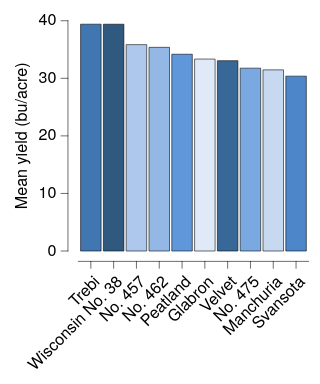

Express this chart as Vega-Lite.
### Vega-Lite specification from a JSON file in a GitHub repository (floating-point values rounded to 4 significant figures)
{"background": null, "config": {"arc": {"fill": "#DBDBDB", "fillOpacity": 1.0, "innerRadius": 25.0, "padAngle": 0.03, "stroke": "black", "strokeOpacity": 1, "strokeWidth": 0.25}, "area": {"fill": "#DBDBDB", "fillOpacity": 1.0, "stroke": "black", "strokeOpacity": 1, "strokeWidth": 0.25}, "axis": {"domain": true, "domainCap": "round", "domainColor": "black", "domainWidth": 0.25, "grid": false, "gridCap": "round", "gridColor": "#F1F1F1", "gridDash": [0, 0], "gridOpacity": 1.0, "gridWidth": 0.25, "labelColor": "black", "labelFont": "Helvetica Neue, HelveticaNeue, Helvetica, Arial, sans-serif", "labelFontSize": 7, "labelFontStyle": "normal", "labelFontWeight": 400, "offset": 4.5, "ticks": true, "tickCap": "round", "tickColor": "black", "tickRound": false, "tickSize": 3, "tickWidth": 0.25, "titleColor": "black", "titleFont": "Helvetica Neue, HelveticaNeue, Helvetica, Arial, sans-serif", "titleFontSize": 7, "titleFontStyle": "normal", "titleFontWeight": 400}, "axisX": {"domain": true, "labelAlign": "right", "labelAngle": 315, "labels": true, "ticks": true, "translate": 0}, "axisY": {"domain": true, "labelAlign": "right", "labelAngle": 0, "labels": true, "ticks": true, "translate": 0}, "axisRight": {"domain": true, "labelAlign": "left", "labelAngle": 0, "labels": true, "ticks": true, "translate": 0}, "axisTop": {"domain": true, "labelAlign": "left", "labelAngle": 45, "labels": true, "ticks": true, "translate": 0}, "axisBand": {"tickOffset": 0}, "bar": {"fill": "#DBDBDB", "fillOpacity": 1.0, "stroke": "black", "strokeOpacity": 1, "strokeWidth": 0.25}, "boxplot": {"size": 9.0, "ticks": {"cornerRadius": 0.25, "fill": "black", "opacity": 1, "size": 4.5, "thickness": 0.25}, "box": {"fillOpacity": 1.0, "stroke": "black", "strokeOpacity": 1, "strokeWidth": 0.25}, "median": {"cornerRadius": 0, "fill": "black", "fillOpacity": 1.0, "opacity": 1, "size": 9.0, "thickness": 0.25}, "rule": {"fill": "black", "fillOpacity": 1.0, "size": 10.0, "stroke": "black", "strokeDash": [0, 0], "strokeOpacity": 1, "strokeWidth": 0.25}, "outliers": {"color": "black", "fill": "black", "fillOpacity": 1.0, "size": 0, "stroke": "black", "strokeOpacity": 1, "strokeWidth": 0.25}}, "circle": {"fill": "black", "fillOpacity": 1.0, "size": 1.25, "stroke": null, "strokeOpacity": 1, "strokeWidth": 0.25}, "errorband": {"band": {"fillOpacity": 0.6, "stroke": null, "strokeWidth": 0.25, "strokeOpacity": 1}, "borders": {"opacity": 0, "strokeOpacity": 0.25, "strokeWidth": 1}}, "errorbar": {"opacity": 1, "rule": {"strokeDash": [0, 0], "strokeWidth": 0.25}, "ticks": {"color": "black", "cornerRadius": 0.125, "opacity": 1, "size": 6.0, "thickness": 0.25}, "thickness": 0.25}, "font": "Helvetica Neue, HelveticaNeue, Helvetica, Arial, sans-serif", "geoshape": {"fill": "#DBDBDB", "fillOpacity": 1.0, "stroke": "black", "strokeOpacity": 1, "strokeWidth": 0.25}, "header": {"labelColor": "black", "labelFont": "Helvetica Neue, HelveticaNeue, Helvetica, Arial, sans-serif", "labelFontSize": 7, "labelFontStyle": "normal", "labelFontWeight": 400, "titleColor": "black", "titleFont": "Helvetica Neue, HelveticaNeue, Helvetica, Arial, sans-serif", "titleFontSize": 7, "titleFontStyle": "normal", "titleFontWeight": 400, "titlePadding": 0}, "legend": {"disable": false, "offset": 4.5, "titlePadding": 4, "labelOffset": 2, "gradientLabelOffset": 2, "gradientLength": 50.0, "gradientThickness": 5.0, "gradientOpacity": 1.0, "gradientStrokeColor": "black", "gradientStrokeWidth": 0.25, "labelColor": "black", "labelFont": "Helvetica Neue, HelveticaNeue, Helvetica, Arial, sans-serif", "labelFontSize": 7, "labelFontStyle": "normal", "labelFontWeight": 400, "strokeColor": "black", "strokeWidth": 0, "symbolSize": 42, "symbolStrokeColor": "black", "symbolStrokeWidth": 0.25, "titleColor": "black", "titleFont": "Helvetica Neue, HelveticaNeue, Helvetica, Arial, sans-serif", "titleFontSize": 7, "titleFontStyle": "normal", "titleFontWeight": 400}, "line": {"color": "black", "stroke": "black", "strokeCap": "butt", "strokeDash": [0, 0], "strokeOpacity": 1, "strokeWidth": 0.5}, "point": {"filled": true, "fill": "#DBDBDB", "fillOpacity": 1.0, "size": 5.0, "stroke": "black", "strokeOpacity": 1, "strokeWidth": 0.25}, "range": {"category": ["#DFE9F7", "#C6D9F1", "#ADC8EC", "#94B8E6", "#7AA8E0", "#6097DA", "#4D87CA", "#4177B1", "#386898", "#2F597F", "#264A69", "#1D3A58"], "diverging": {"scheme": ["#DFE9F7", "#C6D9F1", "#ADC8EC", "#94B8E6", "#7AA8E0", "#6097DA", "#4D87CA", "#4177B1", "#386898", "#2F597F", "#264A69", "#1D3A58"]}, "heatmap": {"scheme": ["#DFE9F7", "#C6D9F1", "#ADC8EC", "#94B8E6", "#7AA8E0", "#6097DA", "#4D87CA", "#4177B1", "#386898", "#2F597F", "#264A69", "#1D3A58"]}, "ordinal": {"scheme": ["#DFE9F7", "#C6D9F1", "#ADC8EC", "#94B8E6", "#7AA8E0", "#6097DA", "#4D87CA", "#4177B1", "#386898", "#2F597F", "#264A69", "#1D3A58"]}, "ramp": {"scheme": ["#DFE9F7", "#C6D9F1", "#ADC8EC", "#94B8E6", "#7AA8E0", "#6097DA", "#4D87CA", "#4177B1", "#386898", "#2F597F", "#264A69", "#1D3A58"]}}, "rule": {"color": "black", "stroke": "black", "strokeCap": "round", "strokeDash": [2, 2], "strokeOpacity": 1, "strokeWidth": 0.25}, "scale": {"barBandPaddingInner": 0.1, "rectBandPaddingInner": 0, "tickBandPaddingInner": 0.1, "bandPaddingOuter": 0.1, "bandWithNestedOffsetPaddingInner": 0.2, "bandWithNestedOffsetPaddingOuter": 0.2, "offsetBandPaddingInner": 0, "offsetBandPaddingOuter": 0, "round": false}, "rect": {"fill": "#DBDBDB", "fillOpacity": 1.0, "stroke": "black", "strokeOpacity": 1, "strokeWidth": 0.25}, "square": {"fill": "#DBDBDB", "fillOpacity": 1.0, "size": 10.0, "stroke": "black", "strokeOpacity": 1, "strokeWidth": 0.25}, "text": {"color": "black", "font": "Helvetica Neue, HelveticaNeue, Helvetica, Arial, sans-serif", "fontSize": 7, "fontStyle": "normal", "fontWeight": 400}, "tick": {"color": "black", "cornerRadius": 0.125, "opacity": 1.0, "size": 9.0, "thickness": 0.25}, "title": {"anchor": "middle", "frame": "group", "color": "black", "font": "Helvetica Neue, HelveticaNeue, Helvetica, Arial, sans-serif", "fontSize": 7, "fontStyle": "normal", "fontWeight": 400, "subtitleColor": "black", "subtitleFont": "Helvetica Neue, HelveticaNeue, Helvetica, Arial, sans-serif", "subtitleFontSize": "Helvetica Neue, HelveticaNeue, Helvetica, Arial, sans-serif", "subtitleFontStyle": "normal", "subtitleFontWeight": 400}, "trail": {"color": "black", "opacity": 1, "size": 0.5}, "view": {"continuousWidth": 100, "continuousHeight": 100, "discreteWidth": 100, "discreteHeight": 100, "fill": null, "stroke": null, "strokeWidth": 0.25}}, "data": {"name": "data-9cc0564cb5591205eeeca8d2429dd11b"}, "mark": {"type": "bar"}, "encoding": {"color": {"field": "variety", "legend": null, "type": "nominal"}, "x": {"field": "variety", "sort": "-y", "title": null, "type": "nominal"}, "y": {"aggregate": "mean", "field": "yield", "title": "Mean yield (bu/acre)", "type": "quantitative"}}, "$schema": "https://vega.github.io/schema/vega-lite/v6.4.1.json", "datasets": {"data-9cc0564cb5591205eeeca8d2429dd11b": [{"yield": 27.0, "variety": "Manchuria", "year": 1931, "site": "University Farm"}, {"yield": 48.87, "variety": "Manchuria", "year": 1931, "site": "Waseca"}, {"yield": 27.43, "variety": "Manchuria", "year": 1931, "site": "Morris"}, {"yield": 39.93, "variety": "Manchuria", "year": 1931, "site": "Crookston"}, {"yield": 32.97, "variety": "Manchuria", "year": 1931, "site": "Grand Rapids"}, {"yield": 28.97, "variety": "Manchuria", "year": 1931, "site": "Duluth"}, {"yield": 43.07, "variety": "Glabron", "year": 1931, "site": "University Farm"}, {"yield": 55.2, "variety": "Glabron", "year": 1931, "site": "Waseca"}, {"yield": 28.77, "variety": "Glabron", "year": 1931, "site": "Morris"}, {"yield": 38.13, "variety": "Glabron", "year": 1931, "site": "Crookston"}, {"yield": 29.13, "variety": "Glabron", "year": 1931, "site": "Grand Rapids"}, {"yield": 29.67, "variety": "Glabron", "year": 1931, "site": "Duluth"}, {"yield": 35.13, "variety": "Svansota", "year": 1931, "site": "University Farm"}, {"yield": 47.33, "variety": "Svansota", "year": 1931, "site": "Waseca"}, {"yield": 25.77, "variety": "Svansota", "year": 1931, "site": "Morris"}, {"yield": 40.47, "variety": "Svansota", "year": 1931, "site": "Crookston"}, {"yield": 29.67, "variety": "Svansota", "year": 1931, "site": "Grand Rapids"}, {"yield": 25.7, "variety": "Svansota", "year": 1931, "site": "Duluth"}, {"yield": 39.9, "variety": "Velvet", "year": 1931, "site": "University Farm"}, {"yield": 50.23, "variety": "Velvet", "year": 1931, "site": "Waseca"}, {"yield": 26.13, "variety": "Velvet", "year": 1931, "site": "Morris"}, {"yield": 41.33, "variety": "Velvet", "year": 1931, "site": "Crookston"}, {"yield": 23.03, "variety": "Velvet", "year": 1931, "site": "Grand Rapids"}, {"yield": 26.3, "variety": "Velvet", "year": 1931, "site": "Duluth"}, {"yield": 36.57, "variety": "Trebi", "year": 1931, "site": "University Farm"}, {"yield": 63.83, "variety": "Trebi", "year": 1931, "site": "Waseca"}, {"yield": 43.77, "variety": "Trebi", "year": 1931, "site": "Morris"}, {"yield": 46.93, "variety": "Trebi", "year": 1931, "site": "Crookston"}, {"yield": 29.77, "variety": "Trebi", "year": 1931, "site": "Grand Rapids"}, {"yield": 33.93, "variety": "Trebi", "year": 1931, "site": "Duluth"}, {"yield": 43.27, "variety": "No. 457", "year": 1931, "site": "University Farm"}, {"yield": 58.1, "variety": "No. 457", "year": 1931, "site": "Waseca"}, {"yield": 28.7, "variety": "No. 457", "year": 1931, "site": "Morris"}, {"yield": 45.67, "variety": "No. 457", "year": 1931, "site": "Crookston"}, {"yield": 32.17, "variety": "No. 457", "year": 1931, "site": "Grand Rapids"}, {"yield": 33.6, "variety": "No. 457", "year": 1931, "site": "Duluth"}, {"yield": 36.6, "variety": "No. 462", "year": 1931, "site": "University Farm"}, {"yield": 65.77, "variety": "No. 462", "year": 1931, "site": "Waseca"}, {"yield": 30.37, "variety": "No. 462", "year": 1931, "site": "Morris"}, {"yield": 48.57, "variety": "No. 462", "year": 1931, "site": "Crookston"}, {"yield": 24.93, "variety": "No. 462", "year": 1931, "site": "Grand Rapids"}, {"yield": 28.1, "variety": "No. 462", "year": 1931, "site": "Duluth"}, {"yield": 32.77, "variety": "Peatland", "year": 1931, "site": "University Farm"}, {"yield": 48.57, "variety": "Peatland", "year": 1931, "site": "Waseca"}, {"yield": 29.87, "variety": "Peatland", "year": 1931, "site": "Morris"}, {"yield": 41.6, "variety": "Peatland", "year": 1931, "site": "Crookston"}, {"yield": 34.7, "variety": "Peatland", "year": 1931, "site": "Grand Rapids"}, {"yield": 32.0, "variety": "Peatland", "year": 1931, "site": "Duluth"}, {"yield": 24.67, "variety": "No. 475", "year": 1931, "site": "University Farm"}, {"yield": 46.77, "variety": "No. 475", "year": 1931, "site": "Waseca"}, {"yield": 22.6, "variety": "No. 475", "year": 1931, "site": "Morris"}, {"yield": 44.1, "variety": "No. 475", "year": 1931, "site": "Crookston"}, {"yield": 19.7, "variety": "No. 475", "year": 1931, "site": "Grand Rapids"}, {"yield": 33.07, "variety": "No. 475", "year": 1931, "site": "Duluth"}, {"yield": 39.3, "variety": "Wisconsin No. 38", "year": 1931, "site": "University Farm"}, {"yield": 58.8, "variety": "Wisconsin No. 38", "year": 1931, "site": "Waseca"}, {"yield": 29.47, "variety": "Wisconsin No. 38", "year": 1931, "site": "Morris"}, {"yield": 49.87, "variety": "Wisconsin No. 38", "year": 1931, "site": "Crookston"}, {"yield": 34.47, "variety": "Wisconsin No. 38", "year": 1931, "site": "Grand Rapids"}, {"yield": 31.6, "variety": "Wisconsin No. 38", "year": 1931, "site": "Duluth"}, {"yield": 26.9, "variety": "Manchuria", "year": 1932, "site": "University Farm"}, {"yield": 33.47, "variety": "Manchuria", "year": 1932, "site": "Waseca"}, {"yield": 34.37, "variety": "Manchuria", "year": 1932, "site": "Morris"}, {"yield": 32.97, "variety": "Manchuria", "year": 1932, "site": "Crookston"}, {"yield": 22.13, "variety": "Manchuria", "year": 1932, "site": "Grand Rapids"}, {"yield": 22.57, "variety": "Manchuria", "year": 1932, "site": "Duluth"}, {"yield": 36.8, "variety": "Glabron", "year": 1932, "site": "University Farm"}, {"yield": 37.73, "variety": "Glabron", "year": 1932, "site": "Waseca"}, {"yield": 35.13, "variety": "Glabron", "year": 1932, "site": "Morris"}, {"yield": 26.17, "variety": "Glabron", "year": 1932, "site": "Crookston"}, {"yield": 14.43, "variety": "Glabron", "year": 1932, "site": "Grand Rapids"}, {"yield": 25.87, "variety": "Glabron", "year": 1932, "site": "Duluth"}, {"yield": 27.43, "variety": "Svansota", "year": 1932, "site": "University Farm"}, {"yield": 38.5, "variety": "Svansota", "year": 1932, "site": "Waseca"}, {"yield": 35.03, "variety": "Svansota", "year": 1932, "site": "Morris"}, {"yield": 20.63, "variety": "Svansota", "year": 1932, "site": "Crookston"}, {"yield": 16.63, "variety": "Svansota", "year": 1932, "site": "Grand Rapids"}, {"yield": 22.23, "variety": "Svansota", "year": 1932, "site": "Duluth"}, {"yield": 26.8, "variety": "Velvet", "year": 1932, "site": "University Farm"}, {"yield": 37.4, "variety": "Velvet", "year": 1932, "site": "Waseca"}, {"yield": 38.83, "variety": "Velvet", "year": 1932, "site": "Morris"}, {"yield": 32.07, "variety": "Velvet", "year": 1932, "site": "Crookston"}, {"yield": 32.23, "variety": "Velvet", "year": 1932, "site": "Grand Rapids"}, {"yield": 22.47, "variety": "Velvet", "year": 1932, "site": "Duluth"}, {"yield": 29.07, "variety": "Trebi", "year": 1932, "site": "University Farm"}, {"yield": 49.23, "variety": "Trebi", "year": 1932, "site": "Waseca"}, {"yield": 46.63, "variety": "Trebi", "year": 1932, "site": "Morris"}, {"yield": 41.83, "variety": "Trebi", "year": 1932, "site": "Crookston"}, {"yield": 20.63, "variety": "Trebi", "year": 1932, "site": "Grand Rapids"}, {"yield": 30.6, "variety": "Trebi", "year": 1932, "site": "Duluth"}, {"yield": 26.43, "variety": "No. 457", "year": 1932, "site": "University Farm"}, {"yield": 42.2, "variety": "No. 457", "year": 1932, "site": "Waseca"}, {"yield": 43.53, "variety": "No. 457", "year": 1932, "site": "Morris"}, {"yield": 34.33, "variety": "No. 457", "year": 1932, "site": "Crookston"}, {"yield": 19.47, "variety": "No. 457", "year": 1932, "site": "Grand Rapids"}, {"yield": 22.7, "variety": "No. 457", "year": 1932, "site": "Duluth"}, {"yield": 25.57, "variety": "No. 462", "year": 1932, "site": "University Farm"}, {"yield": 44.7, "variety": "No. 462", "year": 1932, "site": "Waseca"}, {"yield": 47.0, "variety": "No. 462", "year": 1932, "site": "Morris"}, {"yield": 30.53, "variety": "No. 462", "year": 1932, "site": "Crookston"}, {"yield": 19.9, "variety": "No. 462", "year": 1932, "site": "Grand Rapids"}, {"yield": 22.5, "variety": "No. 462", "year": 1932, "site": "Duluth"}, {"yield": 28.07, "variety": "Peatland", "year": 1932, "site": "University Farm"}, {"yield": 36.03, "variety": "Peatland", "year": 1932, "site": "Waseca"}, {"yield": 43.2, "variety": "Peatland", "year": 1932, "site": "Morris"}, {"yield": 25.23, "variety": "Peatland", "year": 1932, "site": "Crookston"}, {"yield": 26.77, "variety": "Peatland", "year": 1932, "site": "Grand Rapids"}, {"yield": 31.37, "variety": "Peatland", "year": 1932, "site": "Duluth"}, {"yield": 30.0, "variety": "No. 475", "year": 1932, "site": "University Farm"}, {"yield": 41.27, "variety": "No. 475", "year": 1932, "site": "Waseca"}, {"yield": 44.23, "variety": "No. 475", "year": 1932, "site": "Morris"}, {"yield": 32.13, "variety": "No. 475", "year": 1932, "site": "Crookston"}, {"yield": 15.23, "variety": "No. 475", "year": 1932, "site": "Grand Rapids"}, {"yield": 27.37, "variety": "No. 475", "year": 1932, "site": "Duluth"}, {"yield": 38.0, "variety": "Wisconsin No. 38", "year": 1932, "site": "University Farm"}, {"yield": 58.17, "variety": "Wisconsin No. 38", "year": 1932, "site": "Waseca"}, {"yield": 47.17, "variety": "Wisconsin No. 38", "year": 1932, "site": "Morris"}, {"yield": 35.9, "variety": "Wisconsin No. 38", "year": 1932, "site": "Crookston"}, {"yield": 20.67, "variety": "Wisconsin No. 38", "year": 1932, "site": "Grand Rapids"}, {"yield": 29.33, "variety": "Wisconsin No. 38", "year": 1932, "site": "Duluth"}]}}
